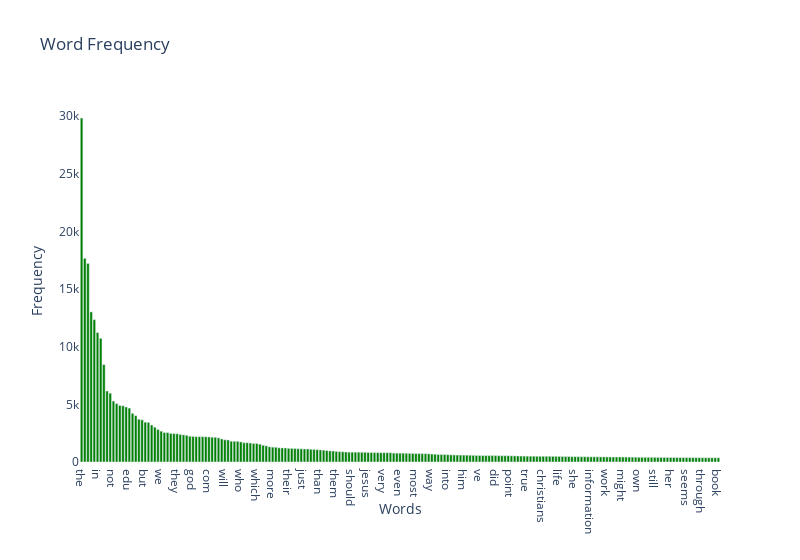

Here is the notebook cell this chart was saved with:
### Markdown cell above
### >>> **Exercise 15 (take home):** 
Additionally, you can attempt to sort the terms on the `x-axis` by frequency instead of in alphabetical order. This way the visualization is more meaninfgul and you will be able to observe the so called [long tail](https://en.wikipedia.org/wiki/Long_tail) (get familiar with this term since it will appear a lot in data mining and other statistics courses). see picture below

![alt txt](https://upload.wikimedia.org/wikipedia/commons/thumb/8/8a/Long_tail.svg/1000px-Long_tail.svg.png)

### Code cell
# Answer here

df_tf_sorted = df_tf.sort_values(by = 'frequency', ascending = False)
df_tf_sorted = df_tf_sorted.reset_index(drop = True)

data = {
    "type" : "bar",
    "x" : df_tf_sorted.loc[:200,'term'],
    "y" : df_tf_sorted.loc[:200,'frequency'],
    "marker" : {"color": "green"}
}

layout = {
  "title": "Word Frequency", 
  "width": 800, 
  "yaxis": {
    "title": "Frequency", 
    "gridcolor": "white"
  }, 
  "xaxis": {
    "title": "Words", 
    "gridcolor": "white",
    "type": "category"
  }, 
  "dragmode":"zoom",
  "plot_bgcolor": "white", 
  "paper_bgcolor": "white"
}

fig = go.FigureWidget(data=[data], layout = layout)
fig.show()

# Here we take top 200 most frequent terms. We can see that the resulting graph looks like the image above.
# We take only the top 200 since if we include everything, it will be too computationally intensive, and the long tail
# will be too long to even observe the "head".

### Figure 1 — Plotly figure (JSON) as saved in the notebook; plotly's stock layout.template omitted (floating-point values rounded to 4 significant figures; data arrays with more than 128 entries replaced by an {"elided": "..."} marker saying what was removed)
{"data": [{"marker": {"color": "green"}, "type": "bar", "uid": "dce1bb6b-f133-4da8-b5c9-65cd215e11f5", "x": {"elided": "201 str values"}, "y": {"elided": "201 int values"}}], "layout": {"dragmode": "zoom", "paper_bgcolor": "white", "plot_bgcolor": "white", "title": {"text": "Word Frequency"}, "width": 800, "xaxis": {"gridcolor": "white", "title": {"text": "Words"}, "type": "category"}, "yaxis": {"gridcolor": "white", "title": {"text": "Frequency"}}}}
